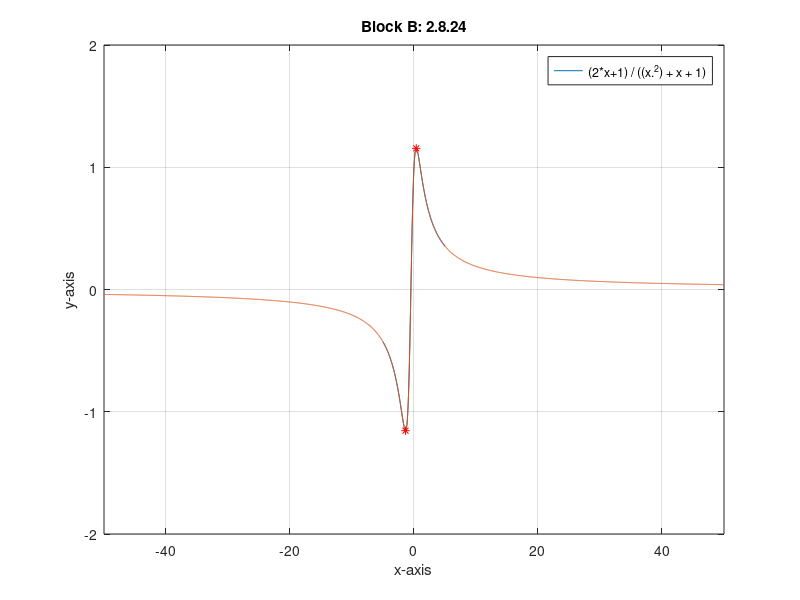

MATLAB code to generate this figure:
format long % 6 decimal places

% plot function
f = @(x) (2*x+1) ./ ((x.^2) + x + 1);
g = @(x) -(f(x)); % inverse f
fplot(f)
grid on
axis([-50 50 -2 2]) % assuming trend continues, critical points ( f'(x)=0 )
% should all be in the open interval (-50, 50)

% calculate critical points
% function has a minimum and a maximum value, the 2 critical points
fmin = fminbnd(f, -50, 50);
fmax = fminbnd(g, -50, 50);

% mark out critical points
hold on
fplot(f, [-50, 50])
plot(fmin, f(fmin), 'r*')
plot(fmax, f(fmax), 'r*')
hold off

% style
title("Block B: 2.8.24")
legend("(2*x+1) / ((x.^2) + x + 1)")
xlabel("x-axis")
ylabel("y-axis")